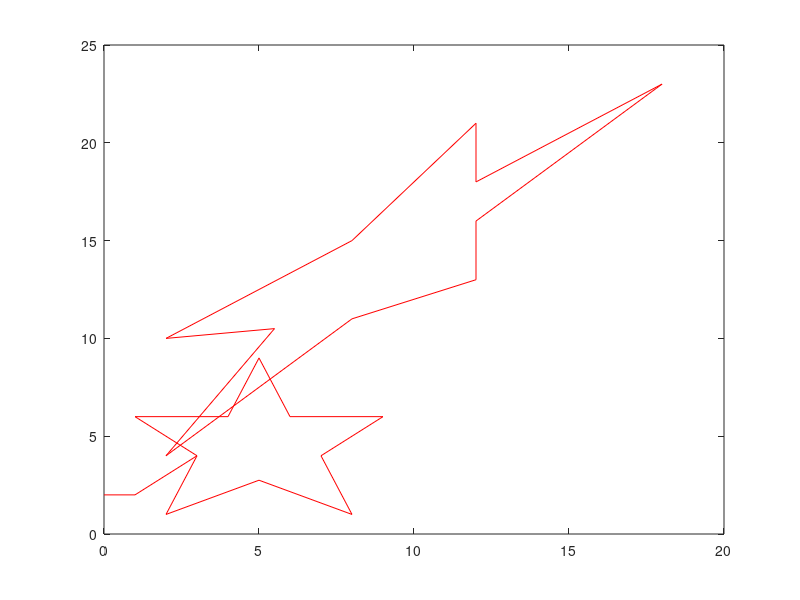

Write the MATLAB code that produced this figure.
%%Clears everything
clc
clear all
clf

%%Set the x and y linspace
Ax = linspace(-10,10,50);
Ay = linspace(-10,10,50);

%%Set the x and y limits
xlim([-10 10])
ylim([-10 10])

%%Plot the x and y
plot(Ax,Ay);
%%Set the linspace
xDiag = linspace(0,10,50);

%%Set the diagnols
A = xDiag;
B = -xDiag;

%%Plot the diagnols
plot(xDiag,A);
plot(xDiag,B);
%%fileID reads in the text file
fileID = fopen('part3.txt','r');

%%This specifies the format of the file that we are reading in
formatSpec = '%f %f';

%%This sets the size of the matrice to be read in
sizeA = [2 3];

%%Set matrice A
%%Reads the text file, specifies the format, and sets the size
A = fscanf(fileID, formatSpec, sizeA);

%%Plots A
%%Red color
plot(A(1,:), A(2 ,:),'r');

fileID = fopen('shape2.txt','r'); 

formatSpec = '%f %f';

sizeB = [2 11];

B = fscanf(fileID, formatSpec, sizeB);

hold on
plot(B(1,:), B(2 ,:),'r');

C = A' * B

plot(C(1,:), C(2 ,:),'r');
